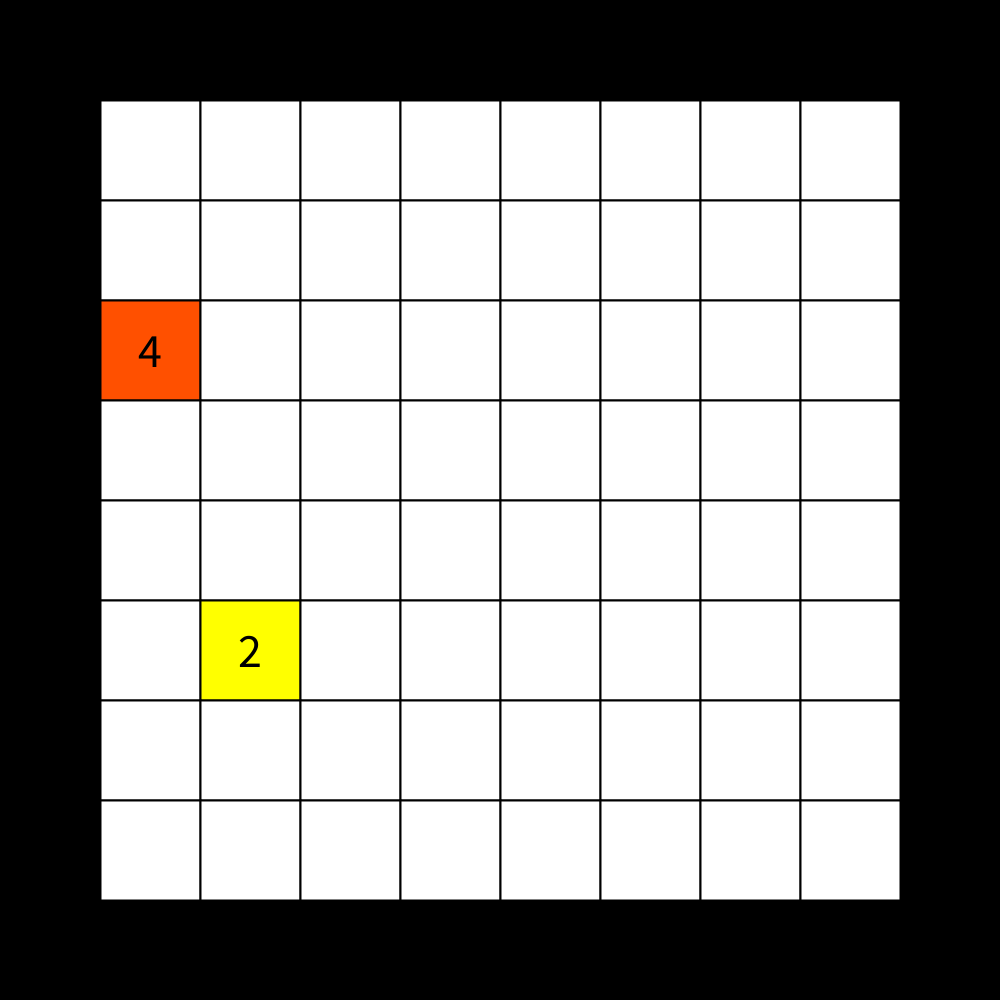
Frame 1 (no input)
Frame 60 (the mouse pressed at the canvas centre just before this capture): identical to frame 1, image omitted
Frame 120 (the mouse held since frame 60 and released just before this capture): identical to frame 1, image omitted

The Processing sketch that drew this single still picture (run headless with seeded random() and noise(); from frame 60 on, the mouse is pressed at the canvas centre):

// Processing sketch: sketch_2048
// ── sketch_2048.pde
final int BOARD_SIZE = 8, SQ_SIZE = 100;

int[][] board = new int[BOARD_SIZE][BOARD_SIZE];
color[] colors = new color[12];
boolean moveUp = false, moveDown = false, moveLeft = false, moveRight = false, gameLost = false;

void setup()
{
  size(1000, 1000);
  frameRate(60);
  stroke(0);
  strokeWeight(2);
  textAlign(CENTER, CENTER);
  textSize(48);
  initializeColors();
  createNumber(2);
  createNumber(4);
}

void draw()
{
  if (gameLost == false)
  {
    background(0);
    drawBoard();
  } else
  {
    background(0);
    textSize(60);
    fill(255);
    text("YOU LOST", width / 2, height / 2);
  }
}

void drawBoard()
{
  for (int i = 0; i < BOARD_SIZE; i++)
    for (int j = 0; j < BOARD_SIZE; j++)
      if (board[i][j] != 0)
      {
        fill(colors[int(log(board[i][j]) / log(2))]);
        rect(100 + j * SQ_SIZE, 100 + i * SQ_SIZE, SQ_SIZE, SQ_SIZE);
        fill(0);
        text(board[i][j], 100 + (j + 0.5) * SQ_SIZE, 100 + (i + 0.5) * SQ_SIZE);
      }
      else
      {
        fill(colors[0]);
        rect(100 + j * SQ_SIZE, 100 + i * SQ_SIZE, SQ_SIZE, SQ_SIZE);
      }
}

void createNumber(int numberToCreate)
{
  IntList emptyPlaceList = new IntList();
  for (int i = 0; i < BOARD_SIZE * BOARD_SIZE; i++)
    if (board[i / BOARD_SIZE][i % BOARD_SIZE] == 0)
      emptyPlaceList.append(i);
  if (emptyPlaceList.size() > 0)
  {
    int place = emptyPlaceList.get((int)random(0, emptyPlaceList.size()));
    board[place / BOARD_SIZE][place % BOARD_SIZE] = numberToCreate;
  } else
    gameLost = true;
}

void moveUp()
{
  for (int col = 0; col < BOARD_SIZE; col++)
  {
    boolean moveMade = false;
    do {
      moveMade = false;
      for (int line = 1; line < BOARD_SIZE; line++)
        if (board[line][col] != 0)
        {
          if (board[line - 1][col] == 0)
          {
            board[line - 1][col] = board[line][col];
            board[line][col] = 0;
            moveMade = true;
          } else if (board[line - 1][col] == board[line][col])
          {
            board[line - 1][col] *= 2;
            board[line][col] = 0;
            moveMade = true;
          }
        }
    } while (moveMade == true);
  }
  createNumber(2);
}

void moveDown()
{
  for (int col = 0; col < BOARD_SIZE; col++)
  {
    boolean moveMade = false;
    do {
      moveMade = false;
      for (int line = BOARD_SIZE - 2; line >= 0; line--)
        if (board[line][col] != 0)
        {
          if (board[line + 1][col] == 0)
          {
            board[line + 1][col] = board[line][col];
            board[line][col] = 0;
            moveMade = true;
          } else if (board[line + 1][col] == board[line][col])
          {
            board[line + 1][col] *= 2;
            board[line][col] = 0;
            moveMade = true;
          }
        }
    } while (moveMade == true);
  }
  createNumber(2);
}

void moveLeft()
{
  for (int line = 0; line < BOARD_SIZE; line++)
  {
    boolean moveMade = false;
    do {
      moveMade = false;
      for (int col = 1; col < BOARD_SIZE; col++)
        if (board[line][col] != 0)
        {
          if (board[line][col - 1] == 0)
          {
            board[line][col - 1] = board[line][col];
            board[line][col] = 0;
            moveMade = true;
          } else if (board[line][col - 1] == board[line][col])
          {
            board[line][col - 1] *= 2;
            board[line][col] = 0;
            moveMade = true;
          }
        }
    } while (moveMade == true);
  }
  createNumber(2);
}

void moveRight()
{
  for (int line = 0; line < BOARD_SIZE; line++)
  {
    boolean moveMade = false;
    do {
      moveMade = false;
      for (int col = BOARD_SIZE - 2; col >= 0; col--)
        if (board[line][col] != 0)
        {
          if (board[line][col + 1] == 0)
          {
            board[line][col + 1] = board[line][col];
            board[line][col] = 0;
            moveMade = true;
          } else if (board[line][col + 1] == board[line][col])
          {
            board[line][col + 1] *= 2;
            board[line][col] = 0;
            moveMade = true;
          }
        }
    } while (moveMade == true);
  }
  createNumber(2);
}

void initializeColors()
{
  colors[0] = #FFFFFF;
  colors[1] = #FFFF00;
  colors[2] = #FF5000;
  colors[3] = #FF0000;
  colors[4] = #FF0050;
  colors[5] = #FF00FF;
  colors[6] = #5000FF;
  colors[7] = #0000FF;
  colors[8] = #0050FF;
  colors[9] = #00FFFF;
  colors[10] = #00FF50;
  colors[11] = #00FF00;
}

void keyPressed()
{
  switch(key)
  {
  case 'w':
    if (moveUp == false) moveUp();
    moveUp = true;
    break;
  case 's':
    if (moveDown == false) moveDown();
    moveDown = true;
    break;
  case 'a':
    if (moveLeft == false) moveLeft();
    moveLeft = true;
    break;
  case 'd' :
    if (moveRight == false) moveRight();
    moveRight = true;
    break;
  }
}

void keyReleased()
{
  switch(key)
  {
  case 'w':
    moveUp = false;
    break;
  case 's':
    moveDown = false;
    break;
  case 'a':
    moveLeft = false;
    break;
  case 'd' :
    moveRight = false;
    break;
  }
}
